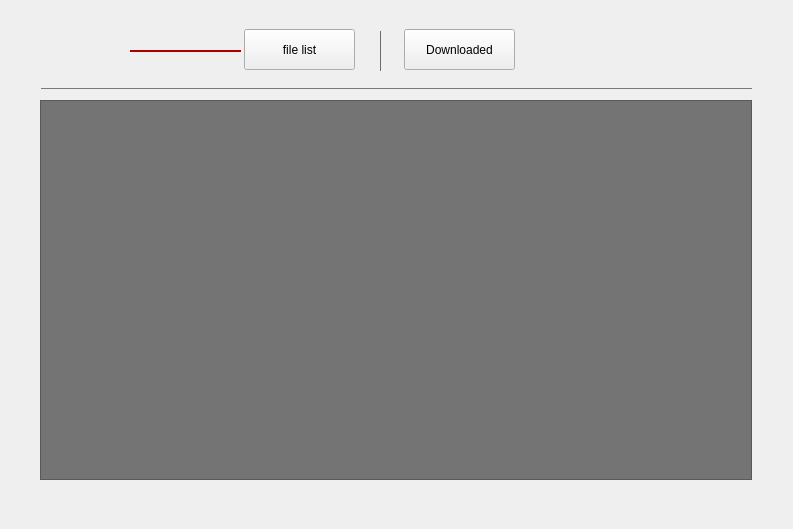
<?xml version="1.0" encoding="UTF-8"?>
<ui version="4.0">
 <class>DownloadFilePage</class>
 <widget class="QWidget" name="DownloadFilePage">
  <property name="geometry">
   <rect>
    <x>0</x>
    <y>0</y>
    <width>793</width>
    <height>529</height>
   </rect>
  </property>
  <property name="windowTitle">
   <string>Form</string>
  </property>
  <widget class="QLabel" name="label_2">
   <property name="geometry">
    <rect>
     <x>380</x>
     <y>31</y>
     <width>1</width>
     <height>40</height>
    </rect>
   </property>
   <property name="styleSheet">
    <string notr="true">background-color: rgb(109, 109, 109);</string>
   </property>
   <property name="text">
    <string/>
   </property>
  </widget>
  <widget class="QLabel" name="label">
   <property name="geometry">
    <rect>
     <x>41</x>
     <y>88</y>
     <width>711</width>
     <height>1</height>
    </rect>
   </property>
   <property name="styleSheet">
    <string notr="true">background-color: rgb(121, 121, 121);</string>
   </property>
   <property name="text">
    <string/>
   </property>
  </widget>
  <widget class="QPushButton" name="pushButton">
   <property name="geometry">
    <rect>
     <x>244</x>
     <y>29</y>
     <width>111</width>
     <height>41</height>
    </rect>
   </property>
   <property name="text">
    <string>file list</string>
   </property>
  </widget>
  <widget class="QPushButton" name="pushButton_2">
   <property name="geometry">
    <rect>
     <x>404</x>
     <y>29</y>
     <width>111</width>
     <height>41</height>
    </rect>
   </property>
   <property name="text">
    <string>Downloaded</string>
   </property>
  </widget>
  <widget class="QTableView" name="downloadTableView">
   <property name="geometry">
    <rect>
     <x>40</x>
     <y>100</y>
     <width>712</width>
     <height>380</height>
    </rect>
   </property>
   <property name="styleSheet">
    <string notr="true">background-color: rgb(116, 116, 116);</string>
   </property>
  </widget>
  <widget class="QLabel" name="choose_lable">
   <property name="geometry">
    <rect>
     <x>130</x>
     <y>50</y>
     <width>111</width>
     <height>2</height>
    </rect>
   </property>
   <property name="styleSheet">
    <string notr="true">background-color: rgb(170, 0, 0);</string>
   </property>
   <property name="text">
    <string/>
   </property>
  </widget>
 </widget>
 <resources/>
 <connections/>
</ui>
